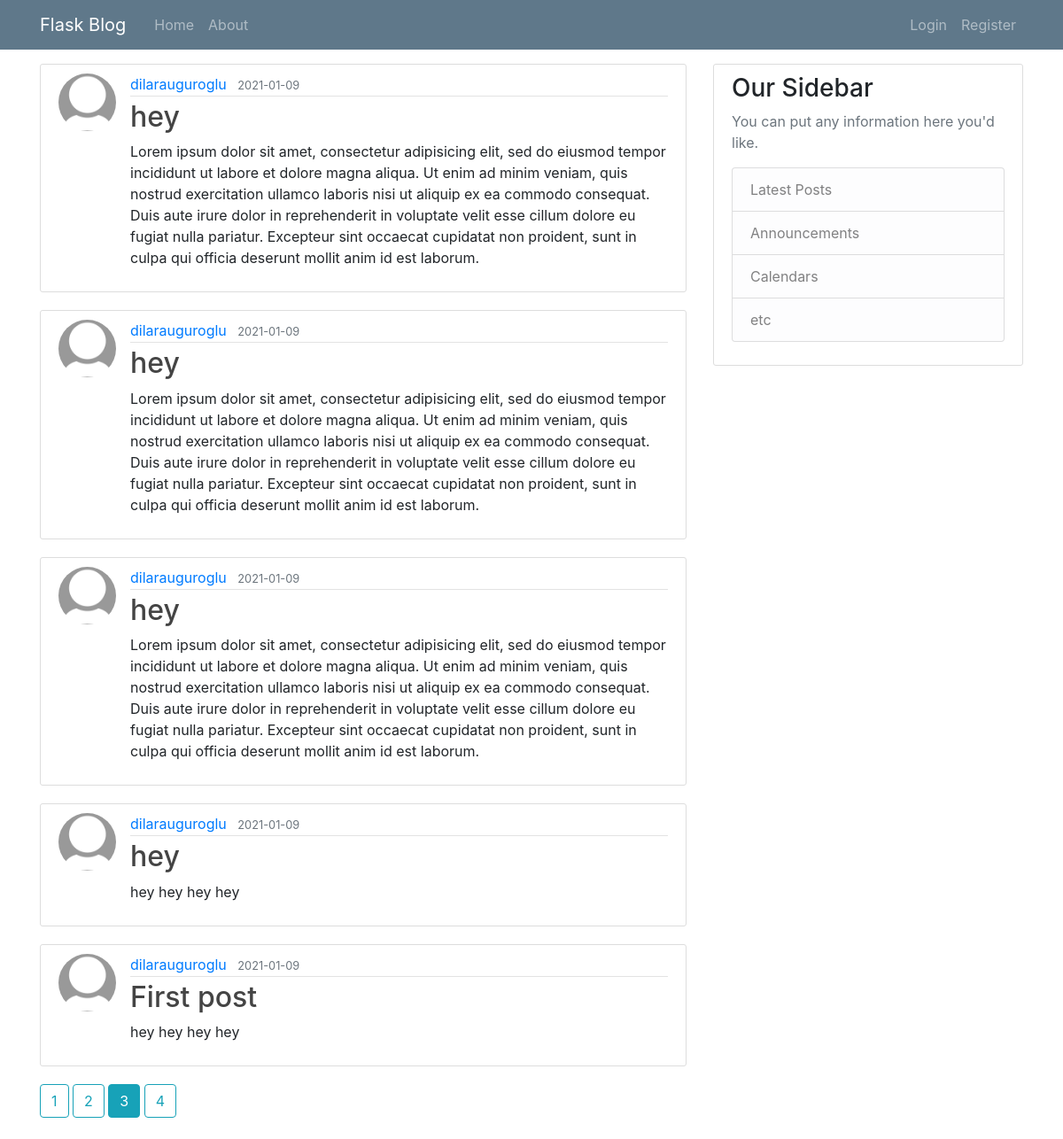
The page /home?page=3 on the database as committed earlier.
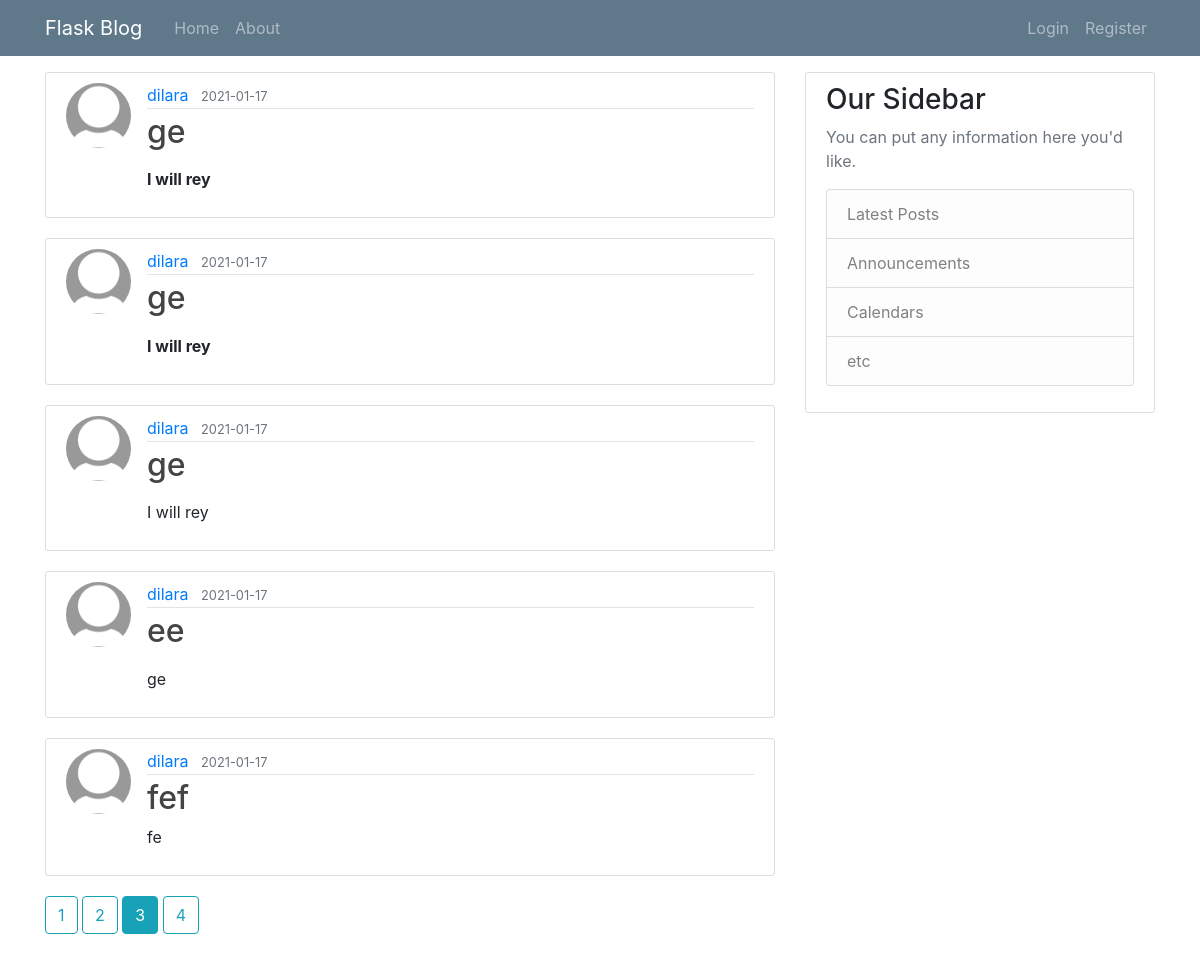
The same page on the database as committed later.
### Blog/models.py (models this page shows, shortened)
class Post(db.Model):
    id = db.Column(db.Integer, primary_key=True)
    title = db.Column(db.String(100), nullable=False)
    date_posted = db.Column(db.DateTime, nullable=False, default=datetime.utcnow)
    content = db.Column(db.Text, nullable=False)
    user_id = db.Column(db.Integer, db.ForeignKey('user.id'), nullable=False)
    comments = db.relationship('Comment', backref='entry', lazy=True)

class User(db.Model, UserMixin):
    id = db.Column(db.Integer, primary_key=True)
    username = db.Column(db.String(20), unique=True, nullable=False)
    email = db.Column(db.String(120), unique=True, nullable=False)
    image_file = db.Column(db.String(20), nullable=False, default='default.jpg')
    password = db.Column(db.String(60), nullable=False)
    posts = db.relationship('Post', backref='author', lazy=True)
    comments = db.relationship('Comment', backref="author",lazy=True)

### Blog/routes.py (the view)
@app.route("/")
@app.route("/home")
def home():
    page = request.args.get('page', 1, type=int)
    posts = Post.query.order_by(Post.date_posted.desc()).paginate(page=page, per_page=5)
    return render_template('home.html', posts=posts)

### Blog/templates/home.html (shortened to what this page needs)
{% extends "base.html" %}
{% block content %}
    {% for post in posts.items %}
    <article class="media content-section">
      <img class="rounded-circle article-img" src="{{url_for('static', filename='images/' + post.author.image_file) }}" alt="">
      <div class="media-body">
        <div class="article-metadata">
          <a class="mr-2" href="{{url_for('user_posts', username=post.author.username)}}">{{ post.author.username }}</a>
          <small class="text-muted">{{ post.date_posted.strftime('%Y-%m-%d') }}</small>
        </div>
        <h2><a class="article-title" href="{{url_for('post', post_id=post.id)}}">{{ post.title }}</a></h2>
        <p class="article-content">{{ post.content|safe }}</p>
      </div>
    </article>
    {% endfor %}
    {% for page_num in posts.iter_pages(left_edge=1, right_edge=1, left_current=1, right_current=2) %}
      {% if page_num %}
        {% if posts.page == page_num %}
            <a class="btn btn-info mb-4" href="{{ url_for('home', page=page_num) }}">{{ page_num }}</a>
        {% else %}
            <a class="btn btn-outline-info mb-4" href="{{ url_for('home', page=page_num) }}">{{ page_num }}</a>
        {% endif %}
      {% else %}
        ...
      {% endif %}
    {% endfor %}
{% endblock content %}

### Blog/templates/base.html (shortened to what this page needs)
<!DOCTYPE html>
<html lang="en" dir="ltr">
  <head>
   <link rel="stylesheet" tyle="text/css" href={{url_for('static',filename='main.css')}}>
   <link rel="stylesheet" tyle="text/css" href={{url_for('static',filename='prism.css')}}>
   <link rel="stylesheet" href="https://maxcdn.bootstrapcdn.com/bootstrap/4.0.0/css/bootstrap.min.css">
  </head>
  <body>
      <header class="site-header">
        <nav class="navbar navbar-expand-md navbar-dark bg-steel fixed-top">
          <div class="container">
            <a class="navbar-brand mr-4" href="/">Flask Blog</a>
            <div class="collapse navbar-collapse" id="navbarToggle">
              <div class="navbar-nav mr-auto">
                <a class="nav-item nav-link" href="{{ url_for('home') }}">Home</a>
                <a class="nav-item nav-link" href="{{ url_for('about') }}">About</a>
              </div>
              <div class="navbar-nav">
                {% if current_user.is_authenticated %}
                  <a class="nav-item nav-link" href="{{ url_for('new_post') }}">New Post</a>
                  <a class="nav-item nav-link" href="{{ url_for('account') }}">Account</a>
                  <a class="nav-item nav-link" href="{{ url_for('logout') }}">Logout</a>
                {% else %}
                  <a class="nav-item nav-link" href="{{ url_for('login') }}">Login</a>
                  <a class="nav-item nav-link" href="{{ url_for('register') }}">Register</a>
                {% endif %}
              </div>
            </div>
          </div>
        </nav>
      </header>
      <main role="main" class="container">
        <div class="row">
          <div class="col-md-8">
            <br>
            <br>
            <br>
            {% block content %}{% endblock %}
          </div>
          <div class="col-md-4">
            <br>
            <br>
            <br>
            <div class="content-section">
              <h3>Our Sidebar</h3>
              <p class='text-muted'>You can put any information here you'd like.
                <ul class="list-group">
                  <li class="list-group-item list-group-item-light">Latest Posts</li>
                  <li class="list-group-item list-group-item-light">Announcements</li>
                  <li class="list-group-item list-group-item-light">Calendars</li>
                  <li class="list-group-item list-group-item-light">etc</li>
                </ul>
              </p>
            </div>
          </div>
        </div>
      </main>
  </body>
  </body>
</html>

### Blog/static/main.css (style rules this page uses)
body { background: #fafafa; color: #333333; margin-top: 5rem; }
h1, h2, h3, h4, h5, h6 { color: #444444; }
.bg-steel { background-color: #5f788a; }
.site-header .navbar-nav .nav-link { color: #cbd5db; }
.content-section { background: #ffffff; padding: 10px 20px; border: 1px solid #dddddd; border-radius: 3px; margin-bottom: 20px; }
.article-title { color: #444444; }
.article-content { white-space: pre-line; }
.article-img { height: 65px; width: 65px; margin-right: 16px; }
.article-metadata { padding-bottom: 1px; margin-bottom: 4px; border-bottom: 1px solid #e3e3e3 }
article { overflow: auto; }

Rows that differ between the two databases and show on the page:
removed Post: image_file (placeholder picture), author.username "dilarauguroglu", date_posted "2021-01-09", title "hey", content "Lorem ipsum dolor sit amet, consectetur adipisicing elit, sed do eiusmod tempor incididunt ut labore et dolore magna aliqua. Ut enim ad minim veniam, quis nostrud exercitation ullamco laboris nisi ut aliquip ex ea commodo consequat. Duis aute irure dolor in reprehenderit in voluptate velit esse cillum dolore eu fugiat nulla pariatur. Excepteur sint occaecat cupidatat non proident, sunt in culpa qui officia deserunt mollit anim id est laborum."
removed Post: image_file (placeholder picture), author.username "dilarauguroglu", date_posted "2021-01-09", title "hey", content "Lorem ipsum dolor sit amet, consectetur adipisicing elit, sed do eiusmod tempor incididunt ut labore et dolore magna aliqua. Ut enim ad minim veniam, quis nostrud exercitation ullamco laboris nisi ut aliquip ex ea commodo consequat. Duis aute irure dolor in reprehenderit in voluptate velit esse cillum dolore eu fugiat nulla pariatur. Excepteur sint occaecat cupidatat non proident, sunt in culpa qui officia deserunt mollit anim id est laborum."
removed Post: image_file (placeholder picture), author.username "dilarauguroglu", date_posted "2021-01-09", title "hey", content "Lorem ipsum dolor sit amet, consectetur adipisicing elit, sed do eiusmod tempor incididunt ut labore et dolore magna aliqua. Ut enim ad minim veniam, quis nostrud exercitation ullamco laboris nisi ut aliquip ex ea commodo consequat. Duis aute irure dolor in reprehenderit in voluptate velit esse cillum dolore eu fugiat nulla pariatur. Excepteur sint occaecat cupidatat non proident, sunt in culpa qui officia deserunt mollit anim id est laborum."
removed Post: image_file (placeholder picture), author.username "dilarauguroglu", date_posted "2021-01-09", title "hey", content "hey hey hey hey"
no longer on this page (row edited): Post: image_file (placeholder picture), author.username "dilarauguroglu", date_posted "2021-01-09", title "First post", content "hey hey hey hey"
now on this page (row edited): Post: image_file (placeholder picture), author.username "dilara", date_posted "2021-01-17", title "ge", content "I will rey"
added Post: image_file (placeholder picture), author.username "dilara", date_posted "2021-01-17", title "ge", content "I will rey"
added Post: image_file (placeholder picture), author.username "dilara", date_posted "2021-01-17", title "ge", content "I will rey"
added Post: image_file (placeholder picture), author.username "dilara", date_posted "2021-01-17", title "ee", content "ge"
added Post: image_file (placeholder picture), author.username "dilara", date_posted "2021-01-17", title "fef", content "fe"
